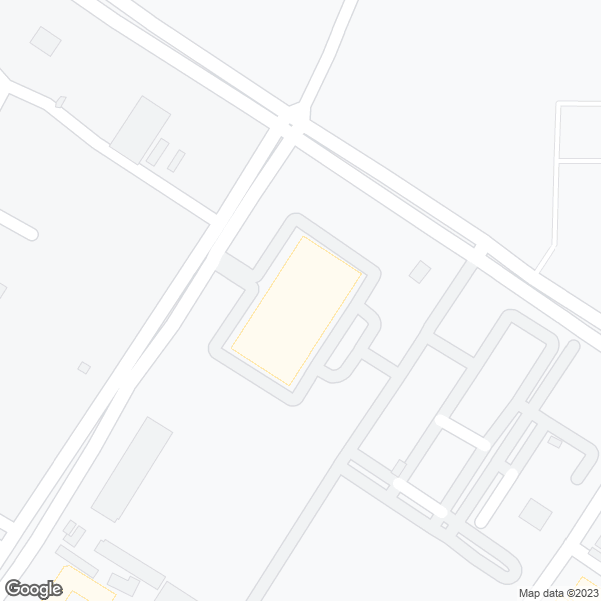
#> input picture mini_map.png, 601 x 601 px, found by its file name
$ python thresholding.py
#> lines starting #> are read from the running program, lines starting #| are printed output that depends on the picture; after the words box and inside, x2 and y2 are one past the last pixel; in counts of white or black regions, pixels touching at a corner belong together
# import required libraries
import cv2

# load the input image
img = cv2.imread('mini_map.png')
#> img is the input picture: shape (601, 601, 3); mean B, G, R 247.7, 247.1, 246.3

# convert the input image to grayscale
gray = cv2.cvtColor(img, cv2.COLOR_BGR2GRAY)

# apply thresholding to convert grayscale to binary image
ret,thresh = cv2.threshold(gray,240,255,0)
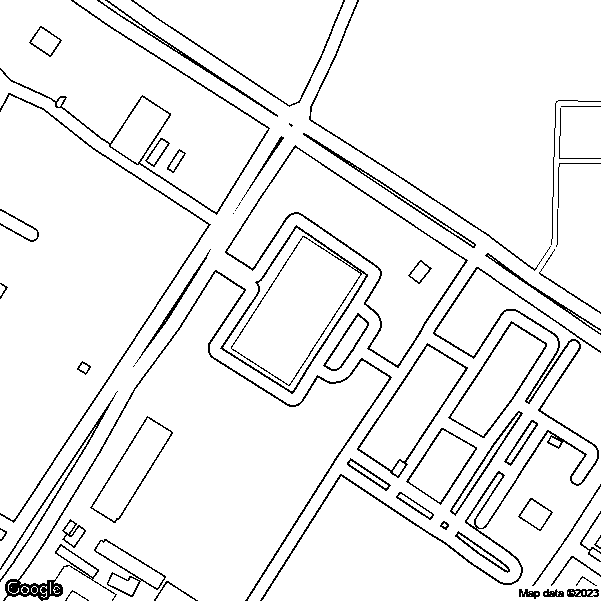
#> thresh: shape (601, 601); 94.1% white; black in thin lines or dots

# Display the Binary Image
cv2.imshow("Binary Image", thresh)
cv2.imwrite("mini_map1.png", thresh)
cv2.waitKey(0)
cv2.destroyAllWindows()

$ run again, with bnwmap.jpg saved as mini_map.png
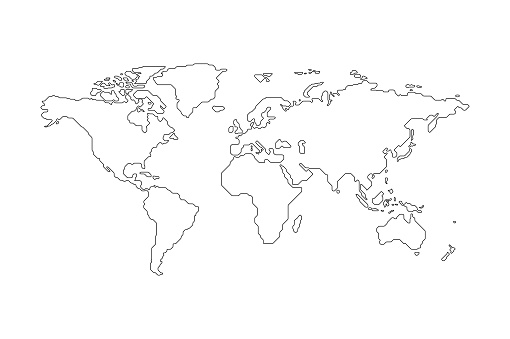
#> input picture bnwmap.jpg, 510 x 339 px, found by its file name
#> img is the input picture: shape (339, 510, 3); min 0, max 255, mean 251
#> `ret,thresh = cv2.threshold(gray,240,255,0)`:
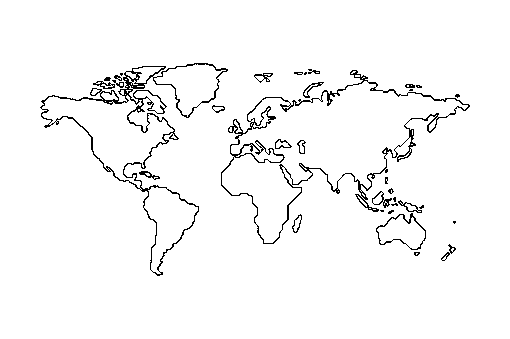
#> thresh: shape (339, 510); 96.8% white; black in thin lines or dots, all inside (x1, y1, x2, y2) = (40, 63, 470, 276)
